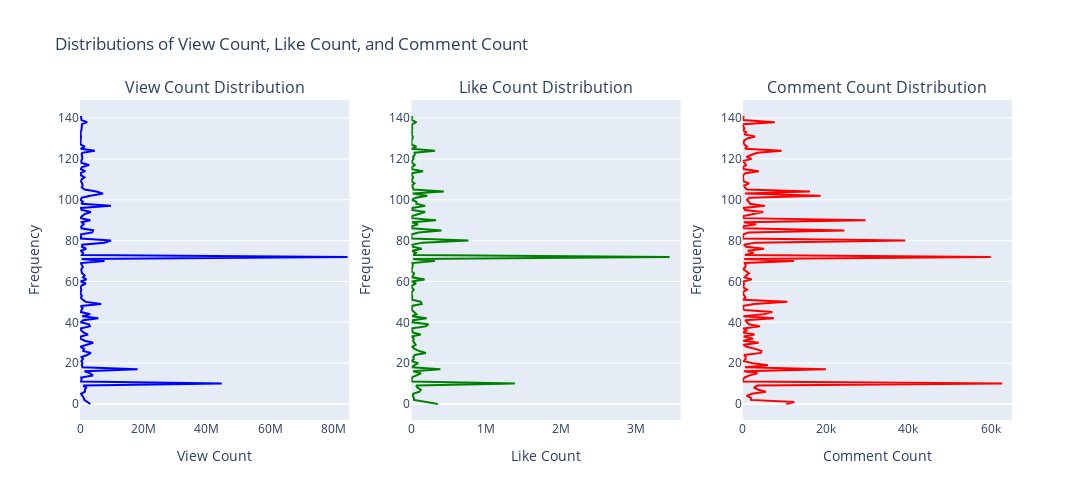

Notebook code cell kept with this figure:
### Code cell
import plotly.express as px
from plotly.subplots import make_subplots
import plotly.graph_objects as go

# Create a 1x3 subplot
fig = make_subplots(rows=1, cols=3, subplot_titles=("View Count Distribution", "Like Count Distribution", "Comment Count Distribution"))

# View Count Distribution
fig.add_trace(
    go.Histogram(x=trending_videos['view_count'], nbinsx=30, marker_color='blue', name='View Count', histnorm='density'),
    row=1, col=1
)
# Add KDE for View Count
fig.add_trace(
    go.Scatter(x=trending_videos['view_count'], y=px.histogram(trending_videos, x='view_count', nbins=30, histnorm='density').data[0]['y'], mode='lines', line=dict(color='blue'), showlegend=False),
    row=1, col=1
)

# Like Count Distribution
fig.add_trace(
    go.Histogram(x=trending_videos['like_count'], nbinsx=30, marker_color='green', name='Like Count', histnorm='density'),
    row=1, col=2
)
# Add KDE for Like Count
fig.add_trace(
    go.Scatter(x=trending_videos['like_count'], y=px.histogram(trending_videos, x='like_count', nbins=30, histnorm='density').data[0]['y'], mode='lines', line=dict(color='green'), showlegend=False),
    row=1, col=2
)

# Comment Count Distribution
fig.add_trace(
    go.Histogram(x=trending_videos['comment_count'], nbinsx=30, marker_color='red', name='Comment Count', histnorm='density'),
    row=1, col=3
)
# Add KDE for Comment Count
fig.add_trace(
    go.Scatter(x=trending_videos['comment_count'], y=px.histogram(trending_videos, x='comment_count', nbins=30, histnorm='density').data[0]['y'], mode='lines', line=dict(color='red'), showlegend=False),
    row=1, col=3
)

# Update layout
fig.update_layout(
    title_text="Distributions of View Count, Like Count, and Comment Count",
    height=500, width=1200,
    showlegend=False,
    xaxis_title_text='Count', yaxis_title_text='Frequency',
)

# Update axis titles for each subplot
fig.update_xaxes(title_text="View Count", row=1, col=1)
fig.update_xaxes(title_text="Like Count", row=1, col=2)
fig.update_xaxes(title_text="Comment Count", row=1, col=3)

fig.update_yaxes(title_text="Frequency", row=1, col=1)
fig.update_yaxes(title_text="Frequency", row=1, col=2)
fig.update_yaxes(title_text="Frequency", row=1, col=3)

fig.show()

### Figure 1 — Plotly figure (JSON) as saved in the notebook; plotly's stock layout.template omitted (floating-point values rounded to 4 significant figures; data arrays with more than 128 entries replaced by an {"elided": "..."} marker saying what was removed)
{"data": [{"histnorm": "density", "marker": {"color": "blue"}, "name": "View Count", "nbinsx": 30, "type": "histogram", "x": {"elided": "142 int values"}, "xaxis": "x", "yaxis": "y"}, {"line": {"color": "blue"}, "mode": "lines", "showlegend": false, "type": "scatter", "x": {"elided": "142 int values"}, "xaxis": "x", "yaxis": "y"}, {"histnorm": "density", "marker": {"color": "green"}, "name": "Like Count", "nbinsx": 30, "type": "histogram", "x": {"elided": "142 int values"}, "xaxis": "x2", "yaxis": "y2"}, {"line": {"color": "green"}, "mode": "lines", "showlegend": false, "type": "scatter", "x": {"elided": "142 int values"}, "xaxis": "x2", "yaxis": "y2"}, {"histnorm": "density", "marker": {"color": "red"}, "name": "Comment Count", "nbinsx": 30, "type": "histogram", "x": {"elided": "142 int values"}, "xaxis": "x3", "yaxis": "y3"}, {"line": {"color": "red"}, "mode": "lines", "showlegend": false, "type": "scatter", "x": {"elided": "142 int values"}, "xaxis": "x3", "yaxis": "y3"}], "layout": {"annotations": [{"font": {"size": 16}, "showarrow": false, "text": "View Count Distribution", "x": 0.1444, "xanchor": "center", "xref": "paper", "y": 1, "yanchor": "bottom", "yref": "paper"}, {"font": {"size": 16}, "showarrow": false, "text": "Like Count Distribution", "x": 0.5, "xanchor": "center", "xref": "paper", "y": 1, "yanchor": "bottom", "yref": "paper"}, {"font": {"size": 16}, "showarrow": false, "text": "Comment Count Distribution", "x": 0.8556, "xanchor": "center", "xref": "paper", "y": 1, "yanchor": "bottom", "yref": "paper"}], "height": 500, "showlegend": false, "title": {"text": "Distributions of View Count, Like Count, and Comment Count"}, "width": 1200, "xaxis": {"anchor": "y", "domain": [0, 0.2889], "title": {"text": "View Count"}}, "xaxis2": {"anchor": "y2", "domain": [0.3556, 0.6444], "title": {"text": "Like Count"}}, "xaxis3": {"anchor": "y3", "domain": [0.7111, 1], "title": {"text": "Comment Count"}}, "yaxis": {"anchor": "x", "domain": [0, 1], "title": {"text": "Frequency"}}, "yaxis2": {"anchor": "x2", "domain": [0, 1], "title": {"text": "Frequency"}}, "yaxis3": {"anchor": "x3", "domain": [0, 1], "title": {"text": "Frequency"}}}}
